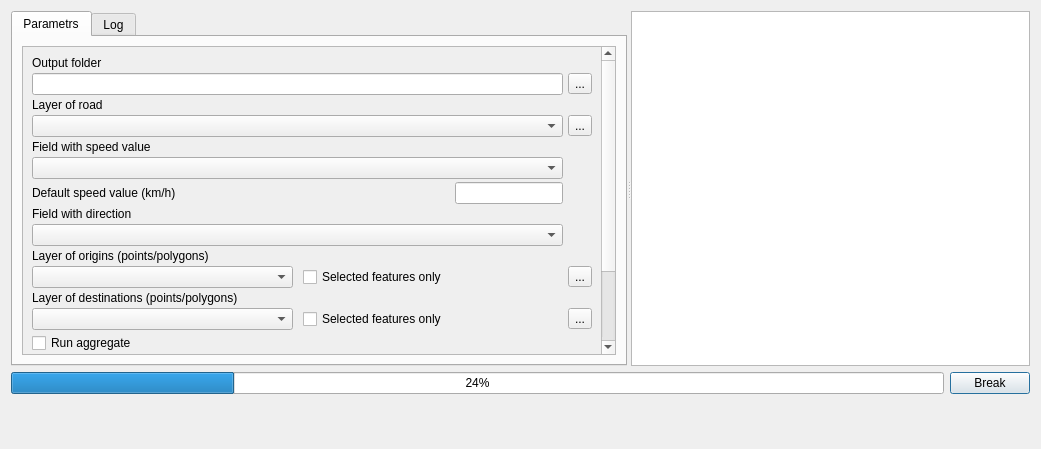
<?xml version="1.0" encoding="UTF-8"?>
<ui version="4.0">
 <class>Dialog</class>
 <widget class="QDialog" name="Dialog">
  <property name="windowModality">
   <enum>Qt::NonModal</enum>
  </property>
  <property name="geometry">
   <rect>
    <x>0</x>
    <y>0</y>
    <width>1041</width>
    <height>449</height>
   </rect>
  </property>
  <property name="sizePolicy">
   <sizepolicy hsizetype="Preferred" vsizetype="Preferred">
    <horstretch>0</horstretch>
    <verstretch>0</verstretch>
   </sizepolicy>
  </property>
  <property name="windowTitle">
   <string>Dialog</string>
  </property>
  <property name="modal">
   <bool>false</bool>
  </property>
  <layout class="QVBoxLayout" name="verticalLayout">
   <property name="sizeConstraint">
    <enum>QLayout::SetDefaultConstraint</enum>
   </property>
   <item>
    <widget class="QSplitter" name="splitter">
     <property name="orientation">
      <enum>Qt::Horizontal</enum>
     </property>
     <widget class="QTabWidget" name="tabWidget">
      <property name="sizePolicy">
       <sizepolicy hsizetype="Preferred" vsizetype="Preferred">
        <horstretch>0</horstretch>
        <verstretch>0</verstretch>
       </sizepolicy>
      </property>
      <property name="currentIndex">
       <number>0</number>
      </property>
      <property name="usesScrollButtons">
       <bool>true</bool>
      </property>
      <property name="tabsClosable">
       <bool>false</bool>
      </property>
      <widget class="QWidget" name="tab">
       <property name="sizePolicy">
        <sizepolicy hsizetype="Preferred" vsizetype="Preferred">
         <horstretch>0</horstretch>
         <verstretch>0</verstretch>
        </sizepolicy>
       </property>
       <attribute name="title">
        <string>Parametrs</string>
       </attribute>
       <layout class="QHBoxLayout" name="horizontalLayout">
        <property name="sizeConstraint">
         <enum>QLayout::SetDefaultConstraint</enum>
        </property>
        <item>
         <widget class="QScrollArea" name="scrollArea">
          <property name="sizePolicy">
           <sizepolicy hsizetype="Preferred" vsizetype="Preferred">
            <horstretch>0</horstretch>
            <verstretch>0</verstretch>
           </sizepolicy>
          </property>
          <property name="layoutDirection">
           <enum>Qt::LeftToRight</enum>
          </property>
          <property name="widgetResizable">
           <bool>true</bool>
          </property>
          <widget class="QWidget" name="scrollAreaWidgetContents_2">
           <property name="geometry">
            <rect>
             <x>0</x>
             <y>0</y>
             <width>585</width>
             <height>398</height>
            </rect>
           </property>
           <property name="sizePolicy">
            <sizepolicy hsizetype="Preferred" vsizetype="Preferred">
             <horstretch>0</horstretch>
             <verstretch>0</verstretch>
            </sizepolicy>
           </property>
           <layout class="QVBoxLayout" name="verticalLayout_2">
            <property name="sizeConstraint">
             <enum>QLayout::SetDefaultConstraint</enum>
            </property>
            <item>
             <layout class="QGridLayout" name="gridLayout">
              <property name="sizeConstraint">
               <enum>QLayout::SetDefaultConstraint</enum>
              </property>
              <property name="horizontalSpacing">
               <number>5</number>
              </property>
              <property name="verticalSpacing">
               <number>3</number>
              </property>
              <item row="1" column="0">
               <widget class="QLabel" name="label_13">
                <property name="text">
                 <string>Output folder</string>
                </property>
               </widget>
              </item>
              <item row="18" column="0">
               <layout class="QHBoxLayout" name="horizontalLayout_17">
                <item>
                 <widget class="QLabel" name="label_5">
                  <property name="text">
                   <string>Layer of destinations (points/polygons) </string>
                  </property>
                 </widget>
                </item>
               </layout>
              </item>
              <item row="12" column="0">
               <layout class="QHBoxLayout" name="horizontalLayout_12">
                <item>
                 <widget class="QLabel" name="label_4">
                  <property name="text">
                   <string>Default speed value (km/h)</string>
                  </property>
                 </widget>
                </item>
                <item>
                 <widget class="QLineEdit" name="txtSpeed">
                  <property name="sizePolicy">
                   <sizepolicy hsizetype="Fixed" vsizetype="Fixed">
                    <horstretch>0</horstretch>
                    <verstretch>20</verstretch>
                   </sizepolicy>
                  </property>
                  <property name="inputMethodHints">
                   <set>Qt::ImhDialableCharactersOnly|Qt::ImhDigitsOnly|Qt::ImhPreferNumbers</set>
                  </property>
                  <property name="alignment">
                   <set>Qt::AlignRight|Qt::AlignTrailing|Qt::AlignVCenter</set>
                  </property>
                 </widget>
                </item>
               </layout>
              </item>
              <item row="21" column="0">
               <widget class="QLabel" name="lblFields">
                <property name="text">
                 <string>Field to aggregate</string>
                </property>
               </widget>
              </item>
              <item row="7" column="1">
               <widget class="QToolButton" name="toolButton_layer_road_refresh">
                <property name="text">
                 <string>...</string>
                </property>
                <property name="icon">
                 <iconset>
                  <normalon>refresh.png</normalon>
                 </iconset>
                </property>
               </widget>
              </item>
              <item row="20" column="0">
               <widget class="QCheckBox" name="cbUseFields">
                <property name="text">
                 <string>Run aggregate</string>
                </property>
               </widget>
              </item>
              <item row="7" column="0">
               <widget class="QComboBox" name="cmbLayersRoad"/>
              </item>
              <item row="6" column="0">
               <widget class="QLabel" name="label_2">
                <property name="text">
                 <string>Layer of road</string>
                </property>
               </widget>
              </item>
              <item row="16" column="1">
               <widget class="QToolButton" name="toolButton_layer_refresh">
                <property name="text">
                 <string>...</string>
                </property>
                <property name="icon">
                 <iconset>
                  <normaloff>refresh.png</normaloff>refresh.png</iconset>
                </property>
               </widget>
              </item>
              <item row="19" column="0">
               <layout class="QHBoxLayout" name="horizontalLayout_18">
                <property name="spacing">
                 <number>10</number>
                </property>
                <item>
                 <widget class="QComboBox" name="cmbLayersDest"/>
                </item>
                <item>
                 <widget class="QCheckBox" name="cbSelectedOnly2">
                  <property name="text">
                   <string>Selected features only</string>
                  </property>
                 </widget>
                </item>
               </layout>
              </item>
              <item row="5" column="0">
               <layout class="QHBoxLayout" name="horizontalLayout_6"/>
              </item>
              <item row="15" column="0">
               <widget class="QLabel" name="label_17">
                <property name="text">
                 <string>Layer of origins (points/polygons)</string>
                </property>
               </widget>
              </item>
              <item row="2" column="0">
               <widget class="QLineEdit" name="txtPathToProtocols"/>
              </item>
              <item row="8" column="0">
               <widget class="QLabel" name="label">
                <property name="text">
                 <string>Field with speed value</string>
                </property>
               </widget>
              </item>
              <item row="25" column="0">
               <layout class="QHBoxLayout" name="horizontalLayout_3">
                <item>
                 <widget class="QLabel" name="label_6">
                  <property name="text">
                   <string>Time interval between stored maps (min)</string>
                  </property>
                 </widget>
                </item>
                <item>
                 <widget class="QLineEdit" name="txtTimeInterval">
                  <property name="alignment">
                   <set>Qt::AlignRight|Qt::AlignTrailing|Qt::AlignVCenter</set>
                  </property>
                 </widget>
                </item>
               </layout>
              </item>
              <item row="16" column="0">
               <layout class="QHBoxLayout" name="horizontalLayout_19">
                <property name="spacing">
                 <number>10</number>
                </property>
                <property name="bottomMargin">
                 <number>0</number>
                </property>
                <item>
                 <widget class="QComboBox" name="cmbLayers">
                  <property name="mouseTracking">
                   <bool>false</bool>
                  </property>
                 </widget>
                </item>
                <item>
                 <widget class="QCheckBox" name="cbSelectedOnly1">
                  <property name="text">
                   <string>Selected features only</string>
                  </property>
                 </widget>
                </item>
               </layout>
              </item>
              <item row="19" column="1">
               <widget class="QToolButton" name="toolButton_layer_dest_refresh">
                <property name="text">
                 <string>...</string>
                </property>
                <property name="icon">
                 <iconset>
                  <normalon>refresh.png</normalon>
                 </iconset>
                </property>
               </widget>
              </item>
              <item row="24" column="0">
               <layout class="QHBoxLayout" name="horizontalLayout_4">
                <item>
                 <widget class="QLabel" name="label_3">
                  <property name="text">
                   <string>Maximal time travel, min</string>
                  </property>
                 </widget>
                </item>
                <item>
                 <widget class="QLineEdit" name="txtMaxTimeTravel">
                  <property name="alignment">
                   <set>Qt::AlignRight|Qt::AlignTrailing|Qt::AlignVCenter</set>
                  </property>
                 </widget>
                </item>
               </layout>
              </item>
              <item row="23" column="0">
               <widget class="QComboBox" name="cmbFields"/>
              </item>
              <item row="2" column="1">
               <widget class="QToolButton" name="toolButton_protocol">
                <property name="text">
                 <string>...</string>
                </property>
               </widget>
              </item>
              <item row="13" column="0">
               <widget class="QLabel" name="label_7">
                <property name="text">
                 <string>Field with direction</string>
                </property>
               </widget>
              </item>
              <item row="9" column="0">
               <widget class="QComboBox" name="cmbFieldsSpeed"/>
              </item>
              <item row="14" column="0">
               <widget class="QComboBox" name="cmbFieldsDirection"/>
              </item>
             </layout>
            </item>
           </layout>
          </widget>
         </widget>
        </item>
       </layout>
      </widget>
      <widget class="QWidget" name="tab_2">
       <attribute name="title">
        <string>Log</string>
       </attribute>
       <layout class="QVBoxLayout" name="verticalLayout_3">
        <item>
         <widget class="QTextBrowser" name="textLog"/>
        </item>
       </layout>
      </widget>
     </widget>
     <widget class="QPlainTextEdit" name="textInfo">
      <property name="readOnly">
       <bool>true</bool>
      </property>
     </widget>
    </widget>
   </item>
   <item>
    <layout class="QHBoxLayout" name="horizontalLayout_2">
     <item>
      <widget class="QProgressBar" name="progressBar">
       <property name="value">
        <number>24</number>
       </property>
      </widget>
     </item>
     <item>
      <widget class="QPushButton" name="btnBreakOn">
       <property name="text">
        <string>Break</string>
       </property>
      </widget>
     </item>
    </layout>
   </item>
   <item>
    <widget class="QFrame" name="gridFrame">
     <layout class="QGridLayout" name="gridLayout_2">
      <property name="sizeConstraint">
       <enum>QLayout::SetFixedSize</enum>
      </property>
      <property name="spacing">
       <number>0</number>
      </property>
      <item row="0" column="0">
       <widget class="QLabel" name="lblMessages">
        <property name="text">
         <string/>
        </property>
       </widget>
      </item>
     </layout>
    </widget>
   </item>
   <item alignment="Qt::AlignRight">
    <widget class="QDialogButtonBox" name="buttonBox">
     <property name="standardButtons">
      <set>QDialogButtonBox::NoButton</set>
     </property>
     <property name="centerButtons">
      <bool>true</bool>
     </property>
    </widget>
   </item>
  </layout>
 </widget>
 <tabstops>
  <tabstop>txtPathToProtocols</tabstop>
  <tabstop>toolButton_protocol</tabstop>
  <tabstop>textInfo</tabstop>
  <tabstop>tabWidget</tabstop>
  <tabstop>btnBreakOn</tabstop>
  <tabstop>textLog</tabstop>
 </tabstops>
 <resources/>
 <connections/>
</ui>
